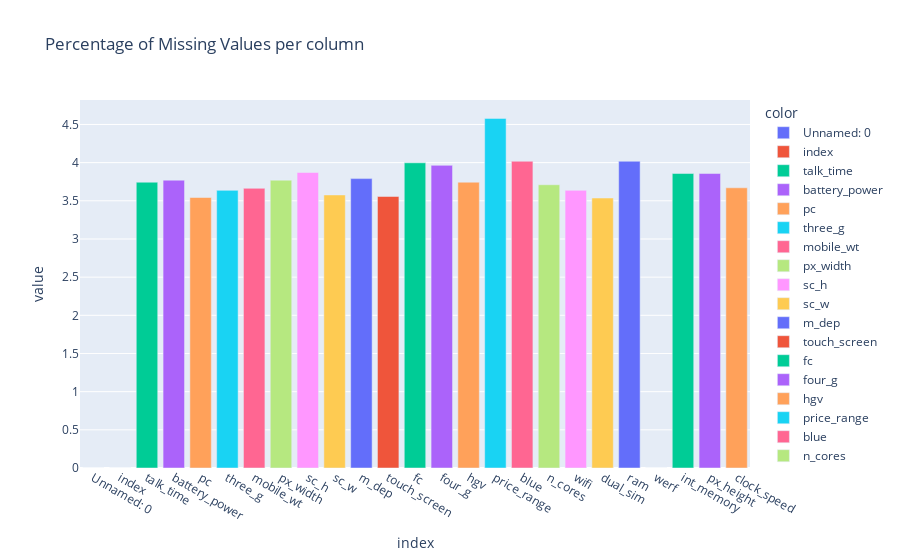

Notebook code cell kept with this figure:
### Code cell
# Cantidad de nulos 
# pip install nbformat 
(ds.isnull().sum()*100/len(ds)).plot.bar(title = 'Percentage of Missing Values per column',color=ds.columns)

### Figure 1 — Plotly figure (JSON) as saved in the notebook; plotly's stock layout.template omitted (floating-point values rounded to 4 significant figures)
{"data": [{"alignmentgroup": "True", "hovertemplate": "color=Unnamed: 0<br>index=%{x}<br>value=%{y}<extra></extra>", "legendgroup": "Unnamed: 0", "marker": {"color": "#636efa", "pattern": {"shape": ""}}, "name": "Unnamed: 0", "offsetgroup": "Unnamed: 0", "orientation": "v", "showlegend": true, "textposition": "auto", "type": "bar", "x": ["Unnamed: 0"], "xaxis": "x", "y": [0], "yaxis": "y"}, {"alignmentgroup": "True", "hovertemplate": "color=index<br>index=%{x}<br>value=%{y}<extra></extra>", "legendgroup": "index", "marker": {"color": "#EF553B", "pattern": {"shape": ""}}, "name": "index", "offsetgroup": "index", "orientation": "v", "showlegend": true, "textposition": "auto", "type": "bar", "x": ["index"], "xaxis": "x", "y": [0], "yaxis": "y"}, {"alignmentgroup": "True", "hovertemplate": "color=talk_time<br>index=%{x}<br>value=%{y}<extra></extra>", "legendgroup": "talk_time", "marker": {"color": "#00cc96", "pattern": {"shape": ""}}, "name": "talk_time", "offsetgroup": "talk_time", "orientation": "v", "showlegend": true, "textposition": "auto", "type": "bar", "x": ["talk_time"], "xaxis": "x", "y": [3.744], "yaxis": "y"}, {"alignmentgroup": "True", "hovertemplate": "color=battery_power<br>index=%{x}<br>value=%{y}<extra></extra>", "legendgroup": "battery_power", "marker": {"color": "#ab63fa", "pattern": {"shape": ""}}, "name": "battery_power", "offsetgroup": "battery_power", "orientation": "v", "showlegend": true, "textposition": "auto", "type": "bar", "x": ["battery_power"], "xaxis": "x", "y": [3.771], "yaxis": "y"}, {"alignmentgroup": "True", "hovertemplate": "color=pc<br>index=%{x}<br>value=%{y}<extra></extra>", "legendgroup": "pc", "marker": {"color": "#FFA15A", "pattern": {"shape": ""}}, "name": "pc", "offsetgroup": "pc", "orientation": "v", "showlegend": true, "textposition": "auto", "type": "bar", "x": ["pc"], "xaxis": "x", "y": [3.543], "yaxis": "y"}, {"alignmentgroup": "True", "hovertemplate": "color=three_g<br>index=%{x}<br>value=%{y}<extra></extra>", "legendgroup": "three_g", "marker": {"color": "#19d3f3", "pattern": {"shape": ""}}, "name": "three_g", "offsetgroup": "three_g", "orientation": "v", "showlegend": true, "textposition": "auto", "type": "bar", "x": ["three_g"], "xaxis": "x", "y": [3.637], "yaxis": "y"}, {"alignmentgroup": "True", "hovertemplate": "color=mobile_wt<br>index=%{x}<br>value=%{y}<extra></extra>", "legendgroup": "mobile_wt", "marker": {"color": "#FF6692", "pattern": {"shape": ""}}, "name": "mobile_wt", "offsetgroup": "mobile_wt", "orientation": "v", "showlegend": true, "textposition": "auto", "type": "bar", "x": ["mobile_wt"], "xaxis": "x", "y": [3.664], "yaxis": "y"}, {"alignmentgroup": "True", "hovertemplate": "color=px_width<br>index=%{x}<br>value=%{y}<extra></extra>", "legendgroup": "px_width", "marker": {"color": "#B6E880", "pattern": {"shape": ""}}, "name": "px_width", "offsetgroup": "px_width", "orientation": "v", "showlegend": true, "textposition": "auto", "type": "bar", "x": ["px_width"], "xaxis": "x", "y": [3.771], "yaxis": "y"}, {"alignmentgroup": "True", "hovertemplate": "color=sc_h<br>index=%{x}<br>value=%{y}<extra></extra>", "legendgroup": "sc_h", "marker": {"color": "#FF97FF", "pattern": {"shape": ""}}, "name": "sc_h", "offsetgroup": "sc_h", "orientation": "v", "showlegend": true, "textposition": "auto", "type": "bar", "x": ["sc_h"], "xaxis": "x", "y": [3.871], "yaxis": "y"}, {"alignmentgroup": "True", "hovertemplate": "color=sc_w<br>index=%{x}<br>value=%{y}<extra></extra>", "legendgroup": "sc_w", "marker": {"color": "#FECB52", "pattern": {"shape": ""}}, "name": "sc_w", "offsetgroup": "sc_w", "orientation": "v", "showlegend": true, "textposition": "auto", "type": "bar", "x": ["sc_w"], "xaxis": "x", "y": [3.577], "yaxis": "y"}, {"alignmentgroup": "True", "hovertemplate": "color=m_dep<br>index=%{x}<br>value=%{y}<extra></extra>", "legendgroup": "m_dep", "marker": {"color": "#636efa", "pattern": {"shape": ""}}, "name": "m_dep", "offsetgroup": "m_dep", "orientation": "v", "showlegend": true, "textposition": "auto", "type": "bar", "x": ["m_dep"], "xaxis": "x", "y": [3.791], "yaxis": "y"}, {"alignmentgroup": "True", "hovertemplate": "color=touch_screen<br>index=%{x}<br>value=%{y}<extra></extra>", "legendgroup": "touch_screen", "marker": {"color": "#EF553B", "pattern": {"shape": ""}}, "name": "touch_screen", "offsetgroup": "touch_screen", "orientation": "v", "showlegend": true, "textposition": "auto", "type": "bar", "x": ["touch_screen"], "xaxis": "x", "y": [3.557], "yaxis": "y"}, {"alignmentgroup": "True", "hovertemplate": "color=fc<br>index=%{x}<br>value=%{y}<extra></extra>", "legendgroup": "fc", "marker": {"color": "#00cc96", "pattern": {"shape": ""}}, "name": "fc", "offsetgroup": "fc", "orientation": "v", "showlegend": true, "textposition": "auto", "type": "bar", "x": ["fc"], "xaxis": "x", "y": [3.998], "yaxis": "y"}, {"alignmentgroup": "True", "hovertemplate": "color=four_g<br>index=%{x}<br>value=%{y}<extra></extra>", "legendgroup": "four_g", "marker": {"color": "#ab63fa", "pattern": {"shape": ""}}, "name": "four_g", "offsetgroup": "four_g", "orientation": "v", "showlegend": true, "textposition": "auto", "type": "bar", "x": ["four_g"], "xaxis": "x", "y": [3.964], "yaxis": "y"}, {"alignmentgroup": "True", "hovertemplate": "color=hgv<br>index=%{x}<br>value=%{y}<extra></extra>", "legendgroup": "hgv", "marker": {"color": "#FFA15A", "pattern": {"shape": ""}}, "name": "hgv", "offsetgroup": "hgv", "orientation": "v", "showlegend": true, "textposition": "auto", "type": "bar", "x": ["hgv"], "xaxis": "x", "y": [3.744], "yaxis": "y"}, {"alignmentgroup": "True", "hovertemplate": "color=price_range<br>index=%{x}<br>value=%{y}<extra></extra>", "legendgroup": "price_range", "marker": {"color": "#19d3f3", "pattern": {"shape": ""}}, "name": "price_range", "offsetgroup": "price_range", "orientation": "v", "showlegend": true, "textposition": "auto", "type": "bar", "x": ["price_range"], "xaxis": "x", "y": [4.579], "yaxis": "y"}, {"alignmentgroup": "True", "hovertemplate": "color=blue<br>index=%{x}<br>value=%{y}<extra></extra>", "legendgroup": "blue", "marker": {"color": "#FF6692", "pattern": {"shape": ""}}, "name": "blue", "offsetgroup": "blue", "orientation": "v", "showlegend": true, "textposition": "auto", "type": "bar", "x": ["blue"], "xaxis": "x", "y": [4.018], "yaxis": "y"}, {"alignmentgroup": "True", "hovertemplate": "color=n_cores<br>index=%{x}<br>value=%{y}<extra></extra>", "legendgroup": "n_cores", "marker": {"color": "#B6E880", "pattern": {"shape": ""}}, "name": "n_cores", "offsetgroup": "n_cores", "orientation": "v", "showlegend": true, "textposition": "auto", "type": "bar", "x": ["n_cores"], "xaxis": "x", "y": [3.71], "yaxis": "y"}, {"alignmentgroup": "True", "hovertemplate": "color=wifi<br>index=%{x}<br>value=%{y}<extra></extra>", "legendgroup": "wifi", "marker": {"color": "#FF97FF", "pattern": {"shape": ""}}, "name": "wifi", "offsetgroup": "wifi", "orientation": "v", "showlegend": true, "textposition": "auto", "type": "bar", "x": ["wifi"], "xaxis": "x", "y": [3.637], "yaxis": "y"}, {"alignmentgroup": "True", "hovertemplate": "color=dual_sim<br>index=%{x}<br>value=%{y}<extra></extra>", "legendgroup": "dual_sim", "marker": {"color": "#FECB52", "pattern": {"shape": ""}}, "name": "dual_sim", "offsetgroup": "dual_sim", "orientation": "v", "showlegend": true, "textposition": "auto", "type": "bar", "x": ["dual_sim"], "xaxis": "x", "y": [3.537], "yaxis": "y"}, {"alignmentgroup": "True", "hovertemplate": "color=ram<br>index=%{x}<br>value=%{y}<extra></extra>", "legendgroup": "ram", "marker": {"color": "#636efa", "pattern": {"shape": ""}}, "name": "ram", "offsetgroup": "ram", "orientation": "v", "showlegend": true, "textposition": "auto", "type": "bar", "x": ["ram"], "xaxis": "x", "y": [4.018], "yaxis": "y"}, {"alignmentgroup": "True", "hovertemplate": "color=werf<br>index=%{x}<br>value=%{y}<extra></extra>", "legendgroup": "werf", "marker": {"color": "#EF553B", "pattern": {"shape": ""}}, "name": "werf", "offsetgroup": "werf", "orientation": "v", "showlegend": true, "textposition": "auto", "type": "bar", "x": ["werf"], "xaxis": "x", "y": [0], "yaxis": "y"}, {"alignmentgroup": "True", "hovertemplate": "color=int_memory<br>index=%{x}<br>value=%{y}<extra></extra>", "legendgroup": "int_memory", "marker": {"color": "#00cc96", "pattern": {"shape": ""}}, "name": "int_memory", "offsetgroup": "int_memory", "orientation": "v", "showlegend": true, "textposition": "auto", "type": "bar", "x": ["int_memory"], "xaxis": "x", "y": [3.857], "yaxis": "y"}, {"alignmentgroup": "True", "hovertemplate": "color=px_height<br>index=%{x}<br>value=%{y}<extra></extra>", "legendgroup": "px_height", "marker": {"color": "#ab63fa", "pattern": {"shape": ""}}, "name": "px_height", "offsetgroup": "px_height", "orientation": "v", "showlegend": true, "textposition": "auto", "type": "bar", "x": ["px_height"], "xaxis": "x", "y": [3.857], "yaxis": "y"}, {"alignmentgroup": "True", "hovertemplate": "color=clock_speed<br>index=%{x}<br>value=%{y}<extra></extra>", "legendgroup": "clock_speed", "marker": {"color": "#FFA15A", "pattern": {"shape": ""}}, "name": "clock_speed", "offsetgroup": "clock_speed", "orientation": "v", "showlegend": true, "textposition": "auto", "type": "bar", "x": ["clock_speed"], "xaxis": "x", "y": [3.67], "yaxis": "y"}], "layout": {"barmode": "relative", "legend": {"title": {"text": "color"}, "tracegroupgap": 0}, "title": {"text": "Percentage of Missing Values per column"}, "xaxis": {"anchor": "y", "domain": [0, 1], "title": {"text": "index"}}, "yaxis": {"anchor": "x", "domain": [0, 1], "title": {"text": "value"}}}}
